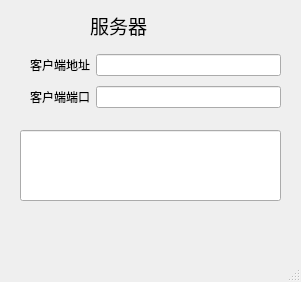
<?xml version="1.0" encoding="UTF-8"?>
<ui version="4.0">
 <class>MainWindow</class>
 <widget class="QMainWindow" name="MainWindow">
  <property name="geometry">
   <rect>
    <x>0</x>
    <y>0</y>
    <width>301</width>
    <height>282</height>
   </rect>
  </property>
  <property name="windowTitle">
   <string>MainWindow</string>
  </property>
  <widget class="QWidget" name="centralwidget">
   <widget class="QLabel" name="label">
    <property name="geometry">
     <rect>
      <x>90</x>
      <y>10</y>
      <width>71</width>
      <height>31</height>
     </rect>
    </property>
    <property name="text">
     <string>&lt;html&gt;&lt;head/&gt;&lt;body&gt;&lt;p&gt;&lt;span style=&quot; font-size:14pt;&quot;&gt;服务器&lt;/span&gt;&lt;/p&gt;&lt;/body&gt;&lt;/html&gt;</string>
    </property>
   </widget>
   <widget class="QLineEdit" name="lineEdit">
    <property name="geometry">
     <rect>
      <x>20</x>
      <y>130</y>
      <width>261</width>
      <height>71</height>
     </rect>
    </property>
   </widget>
   <widget class="QWidget" name="">
    <property name="geometry">
     <rect>
      <x>30</x>
      <y>50</y>
      <width>251</width>
      <height>63</height>
     </rect>
    </property>
    <layout class="QVBoxLayout" name="verticalLayout">
     <item>
      <layout class="QHBoxLayout" name="horizontalLayout_2">
       <item>
        <widget class="QLabel" name="label_2">
         <property name="text">
          <string>客户端地址</string>
         </property>
        </widget>
       </item>
       <item>
        <widget class="QLineEdit" name="ipLineEdit"/>
       </item>
      </layout>
     </item>
     <item>
      <layout class="QHBoxLayout" name="horizontalLayout">
       <item>
        <widget class="QLabel" name="label_3">
         <property name="text">
          <string>客户端端口</string>
         </property>
        </widget>
       </item>
       <item>
        <widget class="QLineEdit" name="portLineEdit"/>
       </item>
      </layout>
     </item>
    </layout>
   </widget>
  </widget>
  <widget class="QMenuBar" name="menubar">
   <property name="geometry">
    <rect>
     <x>0</x>
     <y>0</y>
     <width>301</width>
     <height>25</height>
    </rect>
   </property>
  </widget>
  <widget class="QStatusBar" name="statusbar"/>
 </widget>
 <resources/>
 <connections/>
</ui>
